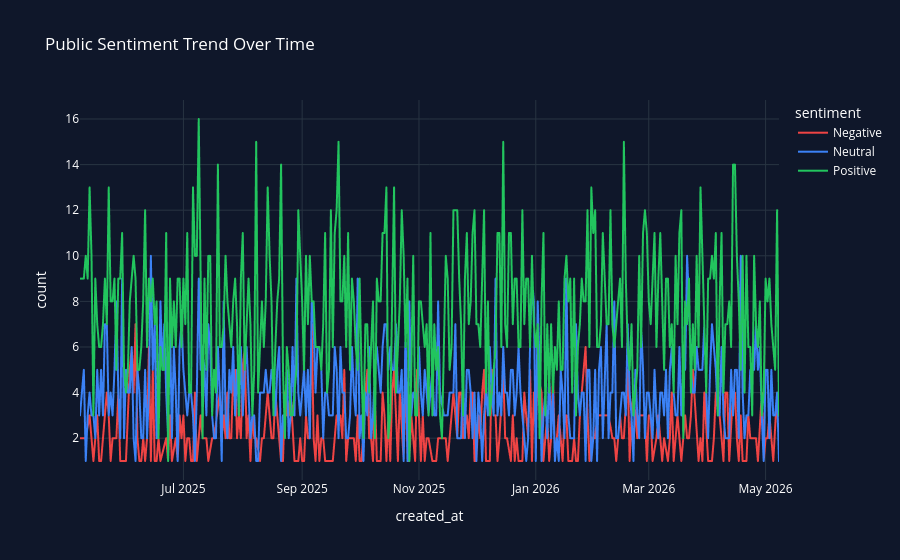

The notebook cell this image was saved under:
### Markdown cell above
STEP 2.4 — SENTIMENT TREND OVER TIME

### Code cell
daily_sentiment = (
    df.groupby([
        df["created_at"].dt.date,
        "sentiment"
    ])
    .size()
    .reset_index(name="count")
)

fig = px.line(
    daily_sentiment,
    x="created_at",
    y="count",
    color="sentiment",
    title="Public Sentiment Trend Over Time",
    template="plotly_dark",
    color_discrete_map={
        "Positive": "#22C55E",
        "Neutral": "#3B82F6",
        "Negative": "#EF4444"
    }
)

fig.update_layout(
    paper_bgcolor="#0F172A",
    plot_bgcolor="#0F172A",
    font_color="white"
)

fig.show()

### Figure 1 — Plotly figure (JSON) as saved in the notebook; plotly's stock layout.template omitted (floating-point values rounded to 4 significant figures; data arrays with more than 128 entries replaced by an {"elided": "..."} marker saying what was removed)
{"data": [{"hovertemplate": "sentiment=Negative<br>created_at=%{x}<br>count=%{y}<extra></extra>", "legendgroup": "Negative", "line": {"color": "#EF4444", "dash": "solid"}, "marker": {"symbol": "circle"}, "mode": "lines", "name": "Negative", "showlegend": true, "type": "scattergl", "x": {"elided": "318 str values"}, "xaxis": "x", "y": {"elided": "318 int values"}, "yaxis": "y"}, {"hovertemplate": "sentiment=Neutral<br>created_at=%{x}<br>count=%{y}<extra></extra>", "legendgroup": "Neutral", "line": {"color": "#3B82F6", "dash": "solid"}, "marker": {"symbol": "circle"}, "mode": "lines", "name": "Neutral", "showlegend": true, "type": "scattergl", "x": {"elided": "363 str values"}, "xaxis": "x", "y": {"elided": "363 int values"}, "yaxis": "y"}, {"hovertemplate": "sentiment=Positive<br>created_at=%{x}<br>count=%{y}<extra></extra>", "legendgroup": "Positive", "line": {"color": "#22C55E", "dash": "solid"}, "marker": {"symbol": "circle"}, "mode": "lines", "name": "Positive", "showlegend": true, "type": "scattergl", "x": {"elided": "366 str values"}, "xaxis": "x", "y": {"elided": "366 int values"}, "yaxis": "y"}], "layout": {"font": {"color": "white"}, "legend": {"title": {"text": "sentiment"}, "tracegroupgap": 0}, "paper_bgcolor": "#0F172A", "plot_bgcolor": "#0F172A", "title": {"text": "Public Sentiment Trend Over Time"}, "xaxis": {"anchor": "y", "domain": [0, 1], "title": {"text": "created_at"}}, "yaxis": {"anchor": "x", "domain": [0, 1], "title": {"text": "count"}}}}
